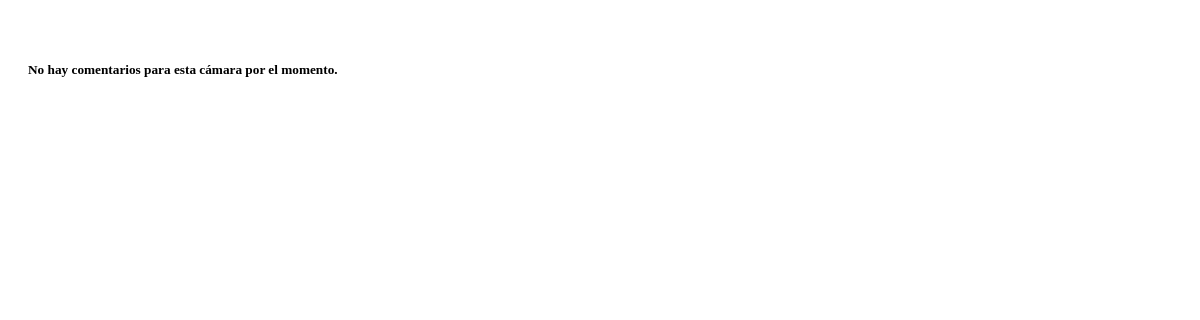
Before: /camaras/1/comment with the older database file.
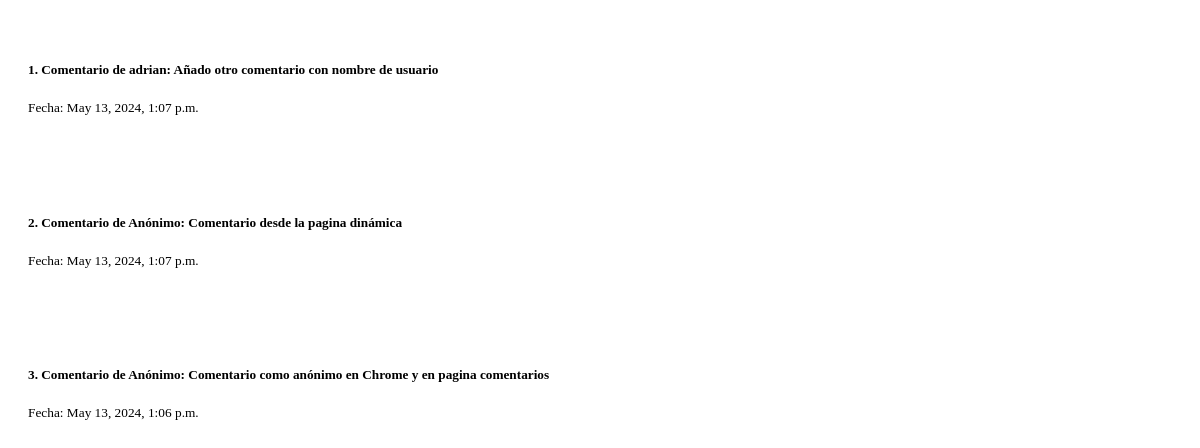
After: the same page with the newer database file.
### teVeoapp/models.py (models this page shows, shortened)
class Comment(models.Model):
    name = models.CharField(max_length=100)
    camera = models.ForeignKey(Camera, on_delete=models.CASCADE)
    comment = models.CharField(max_length=200, blank=False)
    date = models.DateTimeField(auto_now_add=True)
    img_path_comment = models.CharField(max_length=200)

### teVeoapp/views.py (the view)
def get_comments(request, id):
    camera = Camera.objects.filter(id=id).first()
    if camera is None:
        return HttpResponse("Cámara no encontrada")
    comments = Comment.objects.filter(camera=camera).order_by('-date')
    context = {
        'request': request,
        'comments': comments,
        'camera': camera,
        'now': timezone.now(),
        'cameras_count': Camera.objects.count(),
        'comments_count': Comment.objects.count(),
    }
    return render(request, 'get_comments.html', context)

### teVeoapp/templates/get_comments.html
{% load static %}
{% load tz %}
{% now "U" as current_timestamp %}
<div id="comment-list" hx-get="{% url 'get_comments' camera.id %}?{{current_timestamp}}" hx-trigger="every 30s" hx-headers='{"X-CSRFToken":"{{ csrf_token }}"}' hx-swap="outerHTML" hx-boost="true">
    {% if comments %}
    {% for comment in comments %}
        <div id="comment-{{ comment.id }}" class="text-white custom-gray-bg" style="border-radius: 10px; padding: 20px; margin-top: 20px;">
            <h5>{{ forloop.counter }}. Comentario de {{ comment.name }}: {{ comment.comment }}</h5>
            <p><small>Fecha: {{ comment.date }}</small></p>
        </div>
    {% endfor %}
{% else %}
    <div id="no-comments" class="text-white custom-gray-bg" style="border-radius: 10px; padding: 20px; margin-top: 20px;">
        <h5>No hay comentarios para esta cámara por el momento.</h5>
    </div>
{% endif %}
</div>

Changed rows visible on the page:
added Comment: name "adrian", comment "Añado otro comentario con nombre de usuario", date "May 13, 2024, 1:07 p.m."
added Comment: name "Anónimo", comment "Comentario desde la pagina dinámica", date "May 13, 2024, 1:07 p.m."
added Comment: name "Anónimo", comment "Comentario como anónimo en Chrome y en pagina comentarios", date "May 13, 2024, 1:06 p.m."
Other visible differences:
text no longer shown: "No hay comentarios para esta cámara por el momento."
